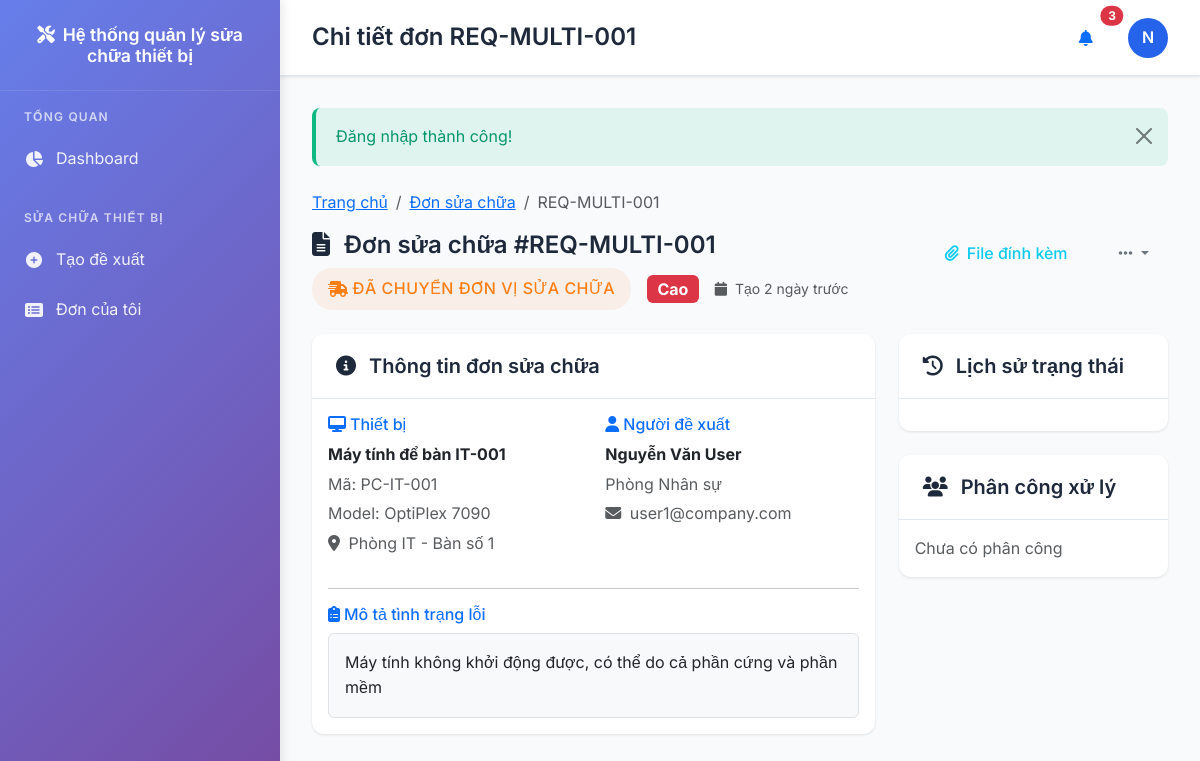
/repairs/view.php?code=REQ-MULTI-001 (signed in), run on the app's committed database.
### tables this page shows
CREATE TABLE repair_requests (
    id INT AUTO_INCREMENT PRIMARY KEY,
    request_code VARCHAR(30) NOT NULL UNIQUE,
    equipment_id INT NOT NULL,
    requester_id INT NOT NULL,
    problem_description TEXT NOT NULL,
    urgency_level ENUM('low', 'medium', 'high', 'critical') DEFAULT 'medium',
    images TEXT,  
    videos TEXT,  
    current_status_id INT NOT NULL,
    assigned_logistics_id INT,
    assigned_clerk_id INT,
    assigned_technician_id INT,
    estimated_completion DATE,
    actual_completion DATETIME,
    total_cost DECIMAL(15,2) DEFAULT 0,
    created_at TIMESTAMP DEFAULT CURRENT_TIMESTAMP,
    updated_at TIMESTAMP DEFAULT CURRENT_TIMESTAMP ON UPDATE CURRENT_TIMESTAMP,
    FOREIGN KEY (equipment_id) REFERENCES equipments(id) ON DELETE RESTRICT,
    FOREIGN KEY (requester_id) REFERENCES users(id) ON DELETE RESTRICT,
    FOREIGN KEY (current_status_id) REFERENCES repair_statuses(id) ON DELETE RESTRICT,
    FOREIGN KEY (assigned_logistics_id) REFERENCES users(id) ON DELETE SET NULL,
    FOREIGN KEY (assigned_clerk_id) REFERENCES users(id) ON DELETE SET NULL,
    FOREIGN KEY (assigned_technician_id) REFERENCES users(id) ON DELETE SET NULL
);

CREATE TABLE users (
    id INT AUTO_INCREMENT PRIMARY KEY,
    username VARCHAR(50) NOT NULL UNIQUE,
    password VARCHAR(255) NOT NULL,
    full_name VARCHAR(100) NOT NULL,
    email VARCHAR(100),
    phone VARCHAR(20),
    department_id INT,
    role_id INT NOT NULL,
    avatar VARCHAR(255),
    status ENUM('active', 'inactive') DEFAULT 'active',
    last_login TIMESTAMP NULL,
    created_at TIMESTAMP DEFAULT CURRENT_TIMESTAMP,
    updated_at TIMESTAMP DEFAULT CURRENT_TIMESTAMP ON UPDATE CURRENT_TIMESTAMP,
    FOREIGN KEY (department_id) REFERENCES departments(id) ON DELETE SET NULL,
    FOREIGN KEY (role_id) REFERENCES roles(id) ON DELETE RESTRICT
);

CREATE TABLE repair_statuses (
    id INT AUTO_INCREMENT PRIMARY KEY,
    code VARCHAR(30) NOT NULL UNIQUE,
    name VARCHAR(100) NOT NULL,
    step_order INT NOT NULL,
    color VARCHAR(20) DEFAULT '#007bff',
    icon VARCHAR(50) DEFAULT 'fas fa-circle',
    description TEXT,
    created_at TIMESTAMP DEFAULT CURRENT_TIMESTAMP
);

CREATE TABLE equipments (
    id INT AUTO_INCREMENT PRIMARY KEY,
    code VARCHAR(50) NOT NULL UNIQUE,
    name VARCHAR(200) NOT NULL,
    model VARCHAR(100),
    brand VARCHAR(100),
    type_id INT,
    department_id INT,
    location VARCHAR(200),
    purchase_date DATE,
    warranty_date DATE,
    purchase_price DECIMAL(15,2),
    specifications TEXT,
    image VARCHAR(255),
    status ENUM('active', 'maintenance', 'damaged', 'disposed') DEFAULT 'active',
    description TEXT,
    created_at TIMESTAMP DEFAULT CURRENT_TIMESTAMP,
    updated_at TIMESTAMP DEFAULT CURRENT_TIMESTAMP ON UPDATE CURRENT_TIMESTAMP,
    FOREIGN KEY (type_id) REFERENCES equipment_types(id) ON DELETE SET NULL,
    FOREIGN KEY (department_id) REFERENCES departments(id) ON DELETE SET NULL
);

CREATE TABLE departments (
    id INT AUTO_INCREMENT PRIMARY KEY,
    code VARCHAR(20) NOT NULL UNIQUE,
    name VARCHAR(200) NOT NULL,
    address TEXT,
    phone VARCHAR(20),
    email VARCHAR(100),
    manager_name VARCHAR(100),
    status ENUM('active', 'inactive') DEFAULT 'active',
    created_at TIMESTAMP DEFAULT CURRENT_TIMESTAMP,
    updated_at TIMESTAMP DEFAULT CURRENT_TIMESTAMP ON UPDATE CURRENT_TIMESTAMP
);

### repairs/view.php (the view, shortened to what the rows shown need)
<?php
require_once __DIR__ . '/../config/config.php';
$controller = new RepairController();
$data = $controller->view();
$request = $data['request'];
$title = 'Chi tiết đơn ' . $request['request_code'];
$attachmentSummary = get_request_attachments_summary($request['id']);
?>
<div class="row mb-4">
    <div class="col-md-8">
        <h2 class="page-title mb-2">
            <i class="fas fa-file-alt me-2"></i>
            Đơn sửa chữa #<?= e($request['request_code']) ?>
        </h2>
        <div class="d-flex align-items-center gap-3">
            <span class="status-badge fs-6" style="background-color: <?= e($request['status_color']) ?>15; color: <?= e($request['status_color']) ?>;">
                <i class="<?= e($request['status_icon']) ?> me-1"></i>
                <?= e($request['status_name']) ?>
            </span>
            <?php
            $urgencyClass = [
                'low' => 'success',
                'medium' => 'warning',
                'high' => 'danger',
                'critical' => 'dark'
            ][$request['urgency_level']] ?? 'secondary';
            $urgencyText = [
                'low' => 'Thấp',
                'medium' => 'Trung bình',
                'high' => 'Cao',
                'critical' => 'Khẩn cấp'
            ][$request['urgency_level']] ?? 'Không xác định';
            ?>
            <span class="badge bg-<?= $urgencyClass ?> fs-6"><?= $urgencyText ?></span>
            <small class="text-muted">
                <i class="fas fa-calendar me-1"></i>
                Tạo <?= time_ago($request['created_at']) ?>
            </small>
        </div>
    </div>
</div>
<div class="row">
    <div class="col-lg-8">
        <div class="card mb-4">
            <div class="card-body">
                <div class="row">
                    <div class="col-md-6">
                        <h6 class="text-primary mb-2">
                            <i class="fas fa-desktop me-1"></i>Thiết bị
                        </h6>
                        <p class="mb-1"><strong><?= e($request['equipment_name']) ?></strong></p>
                        <p class="text-muted mb-1">Mã: <?= e($request['equipment_code']) ?></p>
                        <?php if ($request['equipment_model']): ?>
                            <p class="text-muted mb-1">Model: <?= e($request['equipment_model']) ?></p>
                        <?php endif; ?>
                        <?php if ($request['equipment_location']): ?>
                            <p class="text-muted mb-3">
                                <i class="fas fa-map-marker-alt me-1"></i>
                                <?= e($request['equipment_location']) ?>
                            </p>
                        <?php endif; ?>
                    </div>
                    <div class="col-md-6">
                        <h6 class="text-primary mb-2">
                            <i class="fas fa-user me-1"></i>Người đề xuất
                        </h6>
                        <p class="mb-1"><strong><?= e($request['requester_name']) ?></strong></p>
                        <p class="text-muted mb-1"><?= e($request['department_name']) ?></p>
                        <?php if ($request['requester_email']): ?>
                            <p class="text-muted mb-3">
                                <i class="fas fa-envelope me-1"></i>
                                <?= e($request['requester_email']) ?>
                            </p>
                        <?php endif; ?>
                    </div>
                </div>
                <hr>
                <h6 class="text-primary mb-2">
                    <i class="fas fa-clipboard-list me-1"></i>Mô tả tình trạng lỗi
                </h6>
                <div class="border rounded p-3 bg-light">
                    <?= nl2br(e($request['problem_description'])) ?>
                </div>
            </div>
        </div>
    </div>
</div>
<?php
$content = ob_get_clean();
include '../layouts/app.php';
?>

### layouts/app.php (shortened to what the rows shown need)
<!DOCTYPE html>
<html lang="vi">
<head>
    <link href="https://cdn.jsdelivr.net/npm/bootstrap@5.3.0/dist/css/bootstrap.min.css" rel="stylesheet">
    <link href="https://cdnjs.cloudflare.com/ajax/libs/font-awesome/6.4.0/css/all.min.css" rel="stylesheet">
</head>
<body>
    <?php
    $user = current_user();
    $current_page = basename($_SERVER['PHP_SELF'], '.php');
    ?>
            <?php if (has_any_role(['admin', 'clerk'])): ?>
            <div class="nav-section">
                <div class="nav-section-title">Báo cáo</div>
                <a href="<?= url('reports/overview.php') ?>" class="nav-link <?= $current_page === 'overview' ? 'active' : '' ?>">
                    <i class="fas fa-chart-bar"></i>
                    Tổng quan
                </a>
                <a href="<?= url('reports/equipment.php') ?>" class="nav-link <?= $current_page === 'equipment' && strpos($_SERVER['REQUEST_URI'], 'reports') ? 'active' : '' ?>">
                    <i class="fas fa-laptop"></i>
                    Theo thiết bị
                </a>
                <a href="<?= url('reports/department.php') ?>" class="nav-link <?= $current_page === 'department' ? 'active' : '' ?>">
                    <i class="fas fa-building"></i>
                    Theo đơn vị
                </a>
            </div>
            <?php endif; ?>
    <div class="main-content">
        <header class="main-header">
            <div class="header-content">
                <div>
                    <h1 class="page-title"><?= e($title ?? 'Dashboard') ?></h1>
                </div>
                <div class="user-menu">
                    <div class="dropdown">
                        <a href="#" class="user-avatar" data-bs-toggle="dropdown">
                            <?php if ($user && $user['avatar']): ?>
                                <img src="<?= upload_url('avatars/' . $user['avatar']) ?>" alt="Avatar" style="width: 100%; height: 100%; object-fit: cover; border-radius: 50%;">
                            <?php else: ?>
                                <?= $user ? strtoupper(substr($user['full_name'], 0, 1)) : 'U' ?>
                            <?php endif; ?>
                        </a>
                    </div>
                </div>
            </div>
        </header>
        <main class="content-area">
            <?php if (isset($content)): ?>
                <?= $content ?>
            <?php endif; ?>
        </main>
    </div>
</body>
</html>

### data on the page
repair_requests: request_code "Chi tiết đơn REQ-MULTI-001", request_code "REQ-MULTI-001", current_status.name "ĐÃ CHUYỂN ĐƠN VỊ SỬA CHỮA", urgency_level "Cao", created_at "2 ngày trước", equipment.name "Máy tính để bàn IT-001", equipment.code "PC-IT-001", equipment.model "OptiPlex 7090", equipment.location "Phòng IT - Bàn số 1", requester.full_name "Nguyễn Văn User", departments.name "Phòng Nhân sự", requester.email "user1@company.com", problem_description "Máy tính không khởi động được, có thể do cả phần cứng và phần mềm"
users: full_name "N"

### other printed values
APP_NAME "Hệ thống quản lý sửa chữa thiết bị"
$message['message'] "Đăng nhập thành công!"
$item['title'] "Trang chủ"
$item['title'] "Đơn sửa chữa"
$item['title'] "REQ-MULTI-001"
